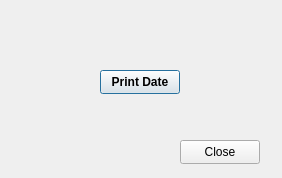
<?xml version="1.0" encoding="UTF-8"?>
<ui version="4.0">
 <class>Dialog</class>
 <widget class="QDialog" name="Dialog">
  <property name="geometry">
   <rect>
    <x>0</x>
    <y>0</y>
    <width>282</width>
    <height>178</height>
   </rect>
  </property>
  <property name="windowTitle">
   <string>Dialog</string>
  </property>
  <widget class="QPushButton" name="date">
   <property name="geometry">
    <rect>
     <x>100</x>
     <y>70</y>
     <width>80</width>
     <height>24</height>
    </rect>
   </property>
   <property name="font">
    <font>
     <bold>true</bold>
    </font>
   </property>
   <property name="text">
    <string>Print Date</string>
   </property>
  </widget>
  <widget class="QPushButton" name="close">
   <property name="geometry">
    <rect>
     <x>180</x>
     <y>140</y>
     <width>80</width>
     <height>24</height>
    </rect>
   </property>
   <property name="text">
    <string>Close</string>
   </property>
  </widget>
 </widget>
 <resources/>
 <connections>
  <connection>
   <sender>close</sender>
   <signal>clicked()</signal>
   <receiver>Dialog</receiver>
   <slot>reject()</slot>
   <hints>
    <hint type="sourcelabel">
     <x>227</x>
     <y>146</y>
    </hint>
    <hint type="destinationlabel">
     <x>269</x>
     <y>123</y>
    </hint>
   </hints>
  </connection>
 </connections>
</ui>
